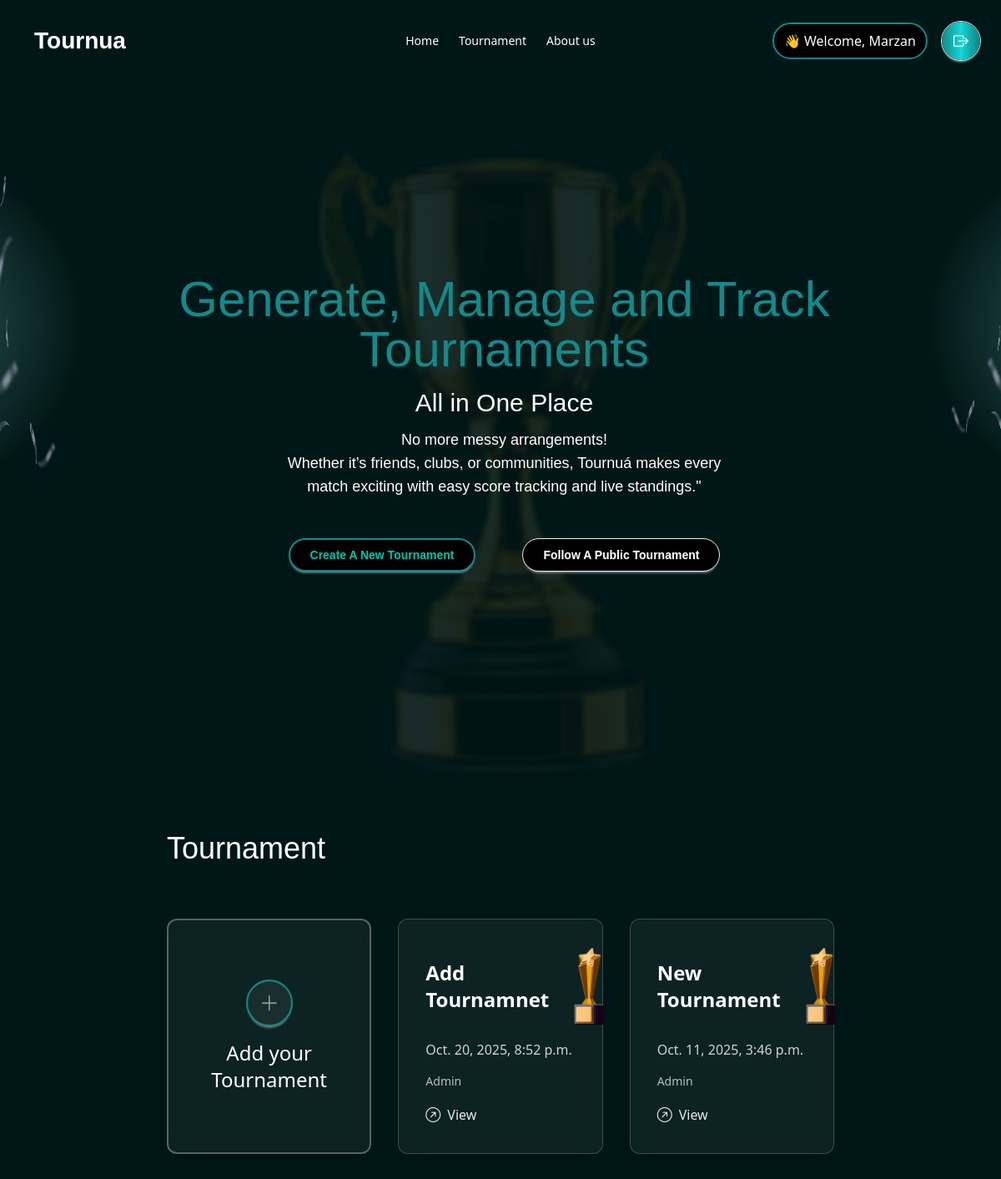
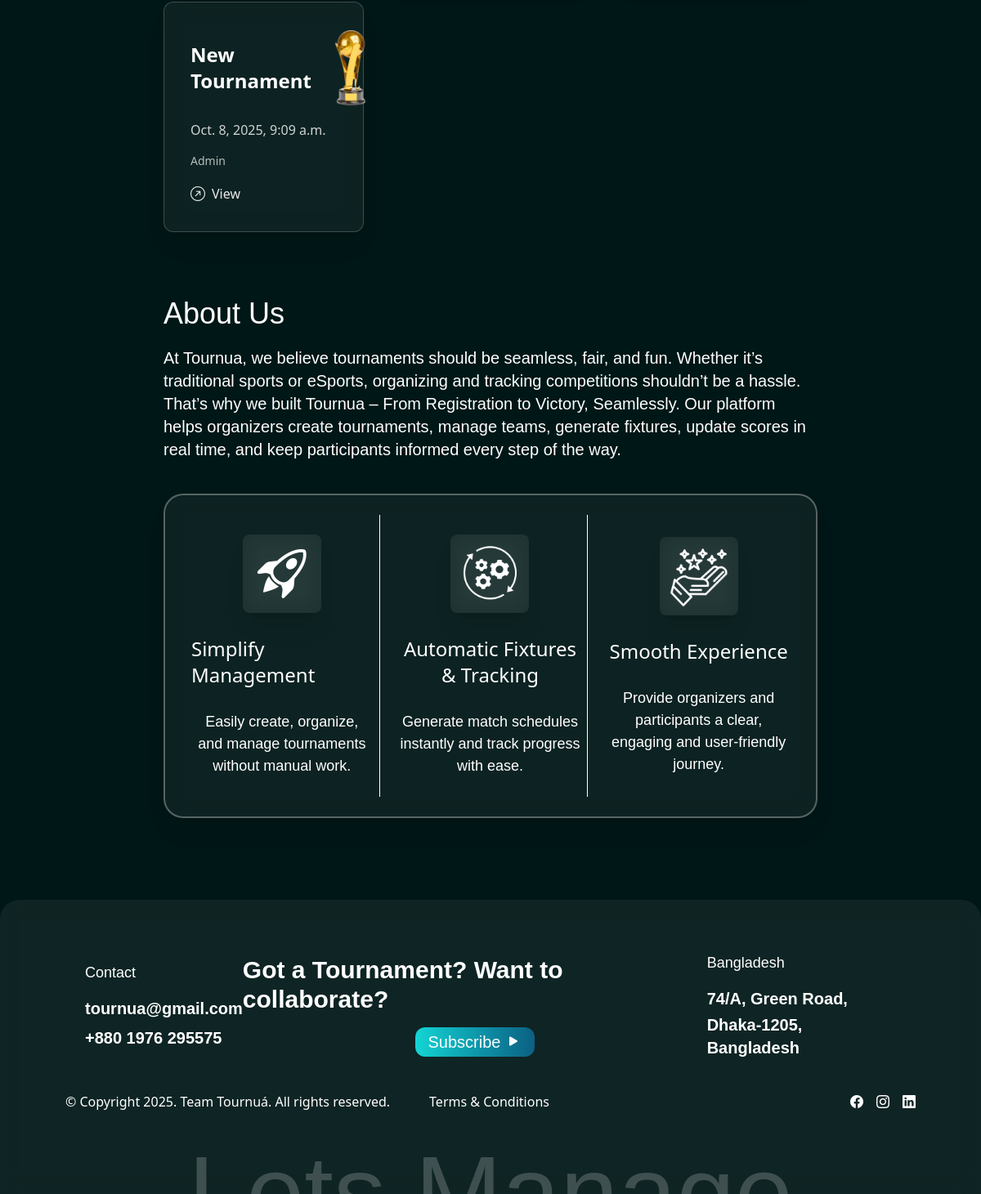
Page /Tournua/join-tournament/ (signed in) on the committed database (2 pictures, top to bottom).
### tournua/models.py (models this page shows, shortened)
class Tournament(models.Model):
    TROPHY_CHOICES = [
        ("Trophy1.png", "Golden Cup"),
        ("Trophy2.png", "Silver Cup"),
        ("Trophy3.png", "Bronze Cup"),
        ("Trophy4.png", "Bronze Cup"),
    ]
    user = models.ForeignKey(UserAccount, on_delete=models.CASCADE, related_name="tournaments")
    code = models.CharField(max_length=8, unique=True, editable=False)
    name = models.CharField(max_length=200)
    description = models.TextField(blank=True)
    trophy = models.CharField(max_length=20, choices=TROPHY_CHOICES, blank=True, null=True)
    tournament_type = models.CharField(max_length=50, choices=[("online", "Online"), ("offline", "Offline")])
    player_type = models.CharField(max_length=50, choices=[("single", "Single"), ("team", "Team")])
    format = models.CharField(max_length=50, choices=[("Knockout", "Knockout"), ("League", "League")])
    num_groups = models.IntegerField(default=1)
    teams_per_group = models.IntegerField(default=4)
    created_at = models.DateTimeField(auto_now_add=True)
    participants = models.ManyToManyField(UserAccount, related_name="joined_tournaments", blank=True)

### tournua/views.py (the view, shortened to what this page needs)
# urls.py: path('join-tournament/', views.join_tournament, name='join_tournament'),
def join_tournament(request):
    user_id = request.session.get("user_id")
    if not user_id:
        return redirect("login")
    user = UserAccount.objects.get(id=user_id)
    error = None
    created_tournaments = Tournament.objects.filter(user=user).order_by('-created_at')
    joined_tournaments = Tournament.objects.filter(participants=user).exclude(user=user).order_by('-created_at')
    tournaments = list(created_tournaments) + list(joined_tournaments)
    return render(request, "demo.html", {
        "error": error,
        "tournaments": tournaments,
        "user": user,
        "name": user.full_name.split(" ")[0]
    })

### template/demo.html (shortened to what this page needs)
{% load static %}
<!DOCTYPE html>
<html lang="en">
<head>
    <link href="https://cdn.jsdelivr.net/npm/daisyui@5" rel="stylesheet" type="text/css" />
    <script src="https://cdn.jsdelivr.net/npm/@tailwindcss/browser@4"></script>
    <link rel="stylesheet" href="https://cdn.jsdelivr.net/npm/bootstrap-icons@1.13.1/font/bootstrap-icons.min.css">
    <link rel="stylesheet" href="{% static 'css/style.css' %}">
</head>
<body class="bg-[#001717]">
    <header>
        <div class="navbar shadow-sm px-2 py-6 lg:p-6">
            <div class="navbar-start">
                <a class="btn btn-ghost text-[28px] text-[#FFFFFF] font-cs-gelios">Tournua</a>
            </div>
            <div class="navbar-center hidden lg:flex">
                <ul class="menu menu-horizontal px-1 text-white">
                    <li><a href="">Home</a></li>
                    <li><a href="">Tournament</a></li>
                    <li><a href="">About us</a></li>
                </ul>
            </div>
            <div class="navbar-end flex gap-4">
                <div class="bg-[#000000] text-white rounded-3xl lg:px-3 py-2 px-2 border-[#13898B] border-2 text-center">
                    👋 Welcome, {{name}}
                </div>
                <a href="{% url 'logout' %}" id="logout" class="btn relative inline-flex items-center justify-center w-12 h-12 text-white bg-black rounded-full">
                    <span class="absolute inset-0 rounded-full p-[2px] bg-gradient-to-r from-[#13898B] via-[#14D5D4] via-[#0C6083] to-[#118285]"></span>
                    <span class="relative z-10 flex items-center justify-center w-full h-full rounded-full"><i class="bi bi-box-arrow-right text-lg"></i></span>
                </a>
            </div>
        </div>
    </header>
    <main>
        <section class="flex items-center justify-center gap-4 ">
            <div class="mx-left h-[400px] w-[110px] bg-cover mb-80 hidden lg:block" style="background-image: url('{% static 'images/bgLishtRight.png' %}');">
                <img src="{% static 'images/bird.png' %}" alt="" class="h-100 w-100">
            </div>
            <div class="mx-auto h-auto lg:h-[900px] lg:w-[1100px] bg-cover bg-center"
                style="background-image: url('{% static 'images/trophy1.png' %}');">
                <div class="flex flex-col items-center justify-center h-full text-center font-poppins mt-30 lg:mt-0">
                    <h1 class="text-4xl lg:text-6xl font-cs-gelios text-[#13898B]">Generate, Manage and Track Tournaments<br> </h1>
                    <h1 class="text-3xl font-cs-gelios text-white mt-4">All in One Place</h1>
                    <p class="text-lg text-white mb-12 mt-3">No more messy arrangements! <br>
                        Whether it’s friends, clubs, or communities, Tournuá makes every<br> match exciting with easy score tracking and live standings."</p>
                    <div class="flex flex-col lg:flex-row gap-6 lg:gap-14 mb-20">
                        <button class="btn bg-[#000000] text-white rounded-3xl px-6 border-[#13898B] border-2">
                            <label for="verify_modal" class="text-[#00bfa5] cursor-pointer">Create A New Tournament</label>
                        </button>
                        <label for="add_tournament2" class="btn bg-[#000000] text-white rounded-3xl px-6 border cursor-pointer" id="tournament_add">
                            Follow A Public Tournament
                        </label>
                    </div>
                </div>
            </div>
            <div class="mx-left h-[400px] w-[100px] bg-cover mb-80 hidden lg:block" style="background-image: url('{% static 'images/bgLight.png' %}');">
                <img src="{% static 'images/birdsRight.png' %}" alt="" class="h-100 w-200">
            </div>
        </section>
        <section class="mb-20">
            <div class="lg:w-8/12 lg:mx-auto h-auto mx-5 grid grid-cols-1 lg:grid-cols-3 gap-8">
                <h1 class="col-span-full text-3xl sm:text-4xl font-cs-gelios text-white mb-8 text-center lg:text-left">
                    Tournament
                </h1>
                <div class="w-full flex flex-col gap-4 items-center justify-center
                    rounded-xl border-2 border-white/30
                    bg-white/5 backdrop-blur-md shadow-xl p-6 sm:p-10 text-center">
                    <label
                        for="add_tournament"
                        id="add_tournament_btn"
                        class="btn border-2 border-[#13898B] text-white rounded-full w-14 h-14 bg-white/5 flex items-center justify-center transition duration-200 hover:border-[#13C4C6] hover:bg-white/10">
                        <i class="bi bi-plus-lg text-2xl text-gray-400"></i>
                    </label>
                    <p class="text-2xl text-white font-medium">Add your Tournament</p>
                </div>
                {% for i in tournaments %}
                    <div class="tournament-card w-full max-w-lg mx-auto lg:max-w-md bg-white/5 backdrop-blur-md rounded-xl border border-white/20 shadow-xl p-6 lg:p-8 flex flex-col gap-4">
                        <div class="flex flex-col sm:flex-row sm:items-center sm:justify-between gap-4 sm:gap-0">
                            <p class="text-white text-lg sm:text-xl lg:text-2xl font-semibold">
                                {{i.name}}
                            </p>
                            {% if i.trophy %}
                                <img src="{% static 'trophies/'|add:i.trophy %}" alt="Trophy" class="w-16 h-16 sm:w-20 sm:h-20 lg:w-24 lg:h-24 object-contain mx-auto sm:mx-0 lg:scale-120">
                            {% else %}
                                <img src="{% static 'trophies/Trophy1.png' %}" alt="Trophy" class="w-16 h-16 sm:w-20 sm:h-20 lg:w-24 lg:h-24 object-contain mx-auto sm:mx-0 lg:scale-120">
                            {% endif %}
                        </div>
                        <p class="text-white/80 text-sm sm:text-base">
                            {{i.created_at}}
                        </p>
                        <p class="text-sm text-white/70">
                            {% if user.id == i.user.id %}
                                Admin
                            {% else %}
                                Created by {{ i.user.full_name }}
                            {% endif %}
                        </p>
                        <a href="{% url 'viewTournament' i.id %}" class="inline-flex items-center text-white/90 hover:text-white font-medium text-sm sm:text-base transition-all">
                            <i class="bi bi-arrow-up-right-circle mr-2 text-lg"></i> View
                        </a>
                    </div>
                {% endfor %}
            </div>
        </section>
        <section class="lg:w-8/12 mx-auto h-auto mb-25">
            <div class="mx-5 lg:mx-0 text-center lg:text-left">
                <h1 class="text-4xl font-cs-gelios text-white mb-5">About Us</h1>
                <p class="text-xl text-white font-poppins">At Tournua, we believe tournaments should be seamless, fair, and fun. Whether it’s traditional sports or eSports, organizing and tracking competitions shouldn’t be a hassle.<br>
                That’s why we built Tournua – From Registration to Victory, Seamlessly. Our platform helps organizers create tournaments, manage teams, generate fixtures, update scores in real time, and keep participants informed every step of the way.</p>
            </div>
            <div class="h-auto rounded-3xl border-2 border-white/30 bg-white/5 backdrop-blur-md shadow-xl grid lg:grid-cols-3 gap-4 mt-10 p-6 mx-5 lg:mx-0">
                <div class="border-b-1 lg:border-b-0 border-b-white lg:border-r-1 border-r-white class flex flex-col justify-center items-center gap-5 px-2 py-6">
                    <div class="h-24 w-24 bg-white/6 backdrop-blur-md shadow-xl rounded-lg flex items-center justify-center mb-2">
                        <p class="text-white text-6xl"><i class="bi bi-rocket-takeoff"></i></p>
                    </div>
                    <p class="text-white text-2xl mb-2">Simplify Management</p>
                    <p class="text-white text-[18px] text-center font-poppins">Easily create, organize, and manage tournaments without manual work.</p>
                </div>
                <div class="border-b-1 lg:border-b-0 border-b-white lg:border-r-1 border-r-white class flex flex-col justify-center items-center gap-5 px-2 py-6">
                    <div class="h-24 w-24 bg-white/6 backdrop-blur-md shadow-xl rounded-lg flex items-center justify-center mb-2">
                        <img src="{% static 'images/1.png' %}" alt="" class="h-22 w-22">
                    </div>
                    <p class="text-white text-center text-2xl mb-2">Automatic Fixtures & Tracking</p>
                    <p class="text-white text-[18px] text-center font-poppins">Generate match schedules instantly and track progress with ease.</p>
                </div>
                <div class="flex flex-col justify-center items-center gap-5 px-2 py-6">
                    <div class="h-24 w-24 bg-white/6 backdrop-blur-md shadow-xl rounded-lg flex items-center justify-center mb-2">
                        <img src="{% static 'images/2.png' %}" alt="" class="h-22 w-22">
                    </div>
                    <p class="text-white text-2xl mb-2">Smooth Experience</p>
                    <p class="text-white text-[18px] text-center font-poppins">Provide organizers and participants a clear, engaging and user-friendly journey.</p>
                </div>
            </div>
        </section>
    </main>
    <footer class="w-full h-auto lg:h-90 overflow-hidden bg-white/6 backdrop-blur-md rounded-t-3xl lg:px-20 lg:pt-10 ">
        <div class="flex flex-col lg:flex-row justify-start lg:justify-between lg:items-center p-6 font-poppins">
            <div class="text-white mb-8 lg:mb-0">
                <p class="text-[18px] mb-4">Contact</p>
                <p class="text-xl font-semibold mb-2">tournua@gmail.com</p>
                <p class="text-xl font-semibold">+880 1976 295575</p>
            </div>
            <div class="text-white hidden lg:flex lg:flex-col lg:justify-between lg:items-center gap-4">
                <h1 class="text-2xl lg:text-3xl font-bold">Got a Tournament? Want to collaborate? </h1>
                <button class="bg-gradient-to-r from-[#14D5D4] to-[#0C6083] text-white text-xl rounded-xl py-1 px-4">Subscribe  <i class="bi bi-play-fill"></i></button>
            </div>
            <div class="text-white">
                <p class="text-[18px] mb-4">Bangladesh</p>
                <p class="text-xl font-semibold mb-1">74/A, Green Road,</p>
                <p class="text-xl font-semibold">Dhaka-1205, Bangladesh</p>
            </div>
        </div>
        <div class="flex flex-col lg:flex-row gap-2 lg:gap-0 justify-between items-center pt-4 text-white">
            <p>© Copyright 2025. Team Tournuá. All rights reserved.</p>
            <a href="" class="lg:mr-80">Terms & Conditions</a>
            <div class="flex gap-4">
                <a href="#"><i class="bi bi-facebook"></i></a>
                <a href="#"><i class="bi bi-instagram"></i></a>
                <a href="#"><i class="bi bi-linkedin"></i></a>
            </div>
        </div>
        <div class="text-center mt-9 hidden lg:block">
            <p class="font-cs-gelios text-9xl text-[#FFFFFF]/20">Lets Manage Tournament</p>
        </div>
    </footer>
</body>
</html>

### static/css/style.css (style rules this page uses)
.font-cs-gelios { font-family: "CS Gelios", sans-serif; }
.font-poppins { font-family: "Poppins", sans-serif; }

### rows in the picture
Tournament: name "Add Tournamnet", trophy (picture), created_at "Oct. 20, 2025, 8:52 p.m.", shows "Admin"
Tournament: name "New Tournament", trophy (picture), created_at "Oct. 11, 2025, 3:46 p.m.", shows "Admin"
Tournament: name "New Tournament", created_at "Oct. 8, 2025, 9:09 a.m.", shows "Admin"

### other values in the picture
{{ name }} "Marzan"
